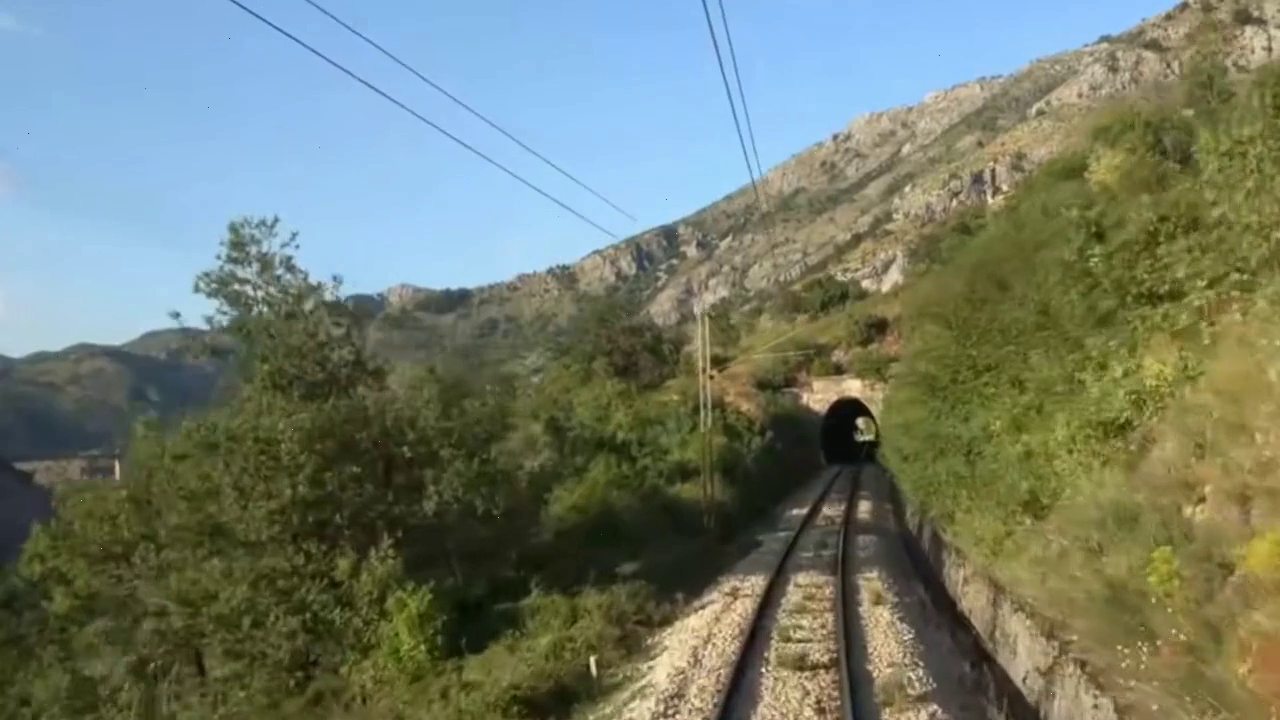
#> input picture frame 10 of partially_scrambled.mp4, 1280 x 720 px, given in place of cab_ride_trimmed.mkv, which was not available
$ python extract_cropped_frames.py
#> lines starting #> are read from the running program, lines starting #| are printed output that depends on the picture; pictures that were not available may be replaced by others from this repository, and a replacement may not be noted
"""
Extract cropped frames from a video.

Takes the center 50% of both x and y dimensions from the first N frames.
"""

import os
import cv2
from tqdm import tqdm

VIDEO_PATH = r"C:\Users\Brock\Documents\code\unscramble_video\cab_ride_trimmed.mkv"
OUTPUT_DIR = r"C:\Users\Brock\Documents\code\unscramble_video\bfs_output\original frames"
NUM_FRAMES = 10_000

os.makedirs(OUTPUT_DIR, exist_ok=True)

cap = cv2.VideoCapture(VIDEO_PATH)
if not cap.isOpened():
    raise RuntimeError(f"Cannot open video: {VIDEO_PATH}")

total = int(cap.get(cv2.CAP_PROP_FRAME_COUNT))
w = int(cap.get(cv2.CAP_PROP_FRAME_WIDTH))
h = int(cap.get(cv2.CAP_PROP_FRAME_HEIGHT))

# Center 50% crop bounds
x0 = w // 4
x1 = x0 + w // 2
y0 = h // 4
y1 = y0 + h // 2

print(f"Video: {w}x{h}, {total} total frames")
print(f"Crop: x=[{x0}:{x1}], y=[{y0}:{y1}] -> {x1-x0}x{y1-y0}")
print(f"Extracting {min(NUM_FRAMES, total)} frames to {OUTPUT_DIR}")

for i in tqdm(range(min(NUM_FRAMES, total)), desc="Extracting"):
    ret, frame = cap.read()
    if not ret:
        print(f"Stopped at frame {i} (read failed)")
        break
    cropped = frame[y0:y1, x0:x1]
    cv2.imwrite(os.path.join(OUTPUT_DIR, f"frame_{i:06d}.png"), cropped)

cap.release()
print("Done!")

$ run again, starting later in the video
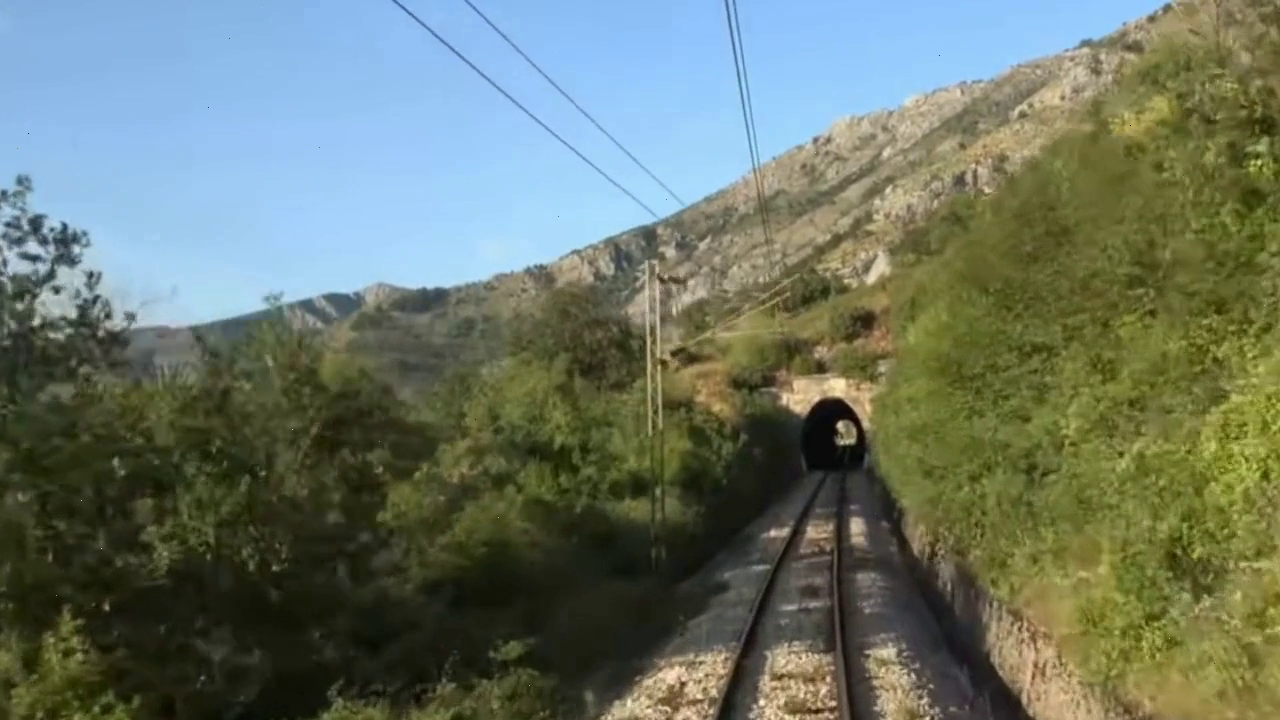
#> input picture frame 45 of partially_scrambled.mp4, 1280 x 720 px, given in place of cab_ride_trimmed.mkv, which was not available

$ run again, starting later in the video
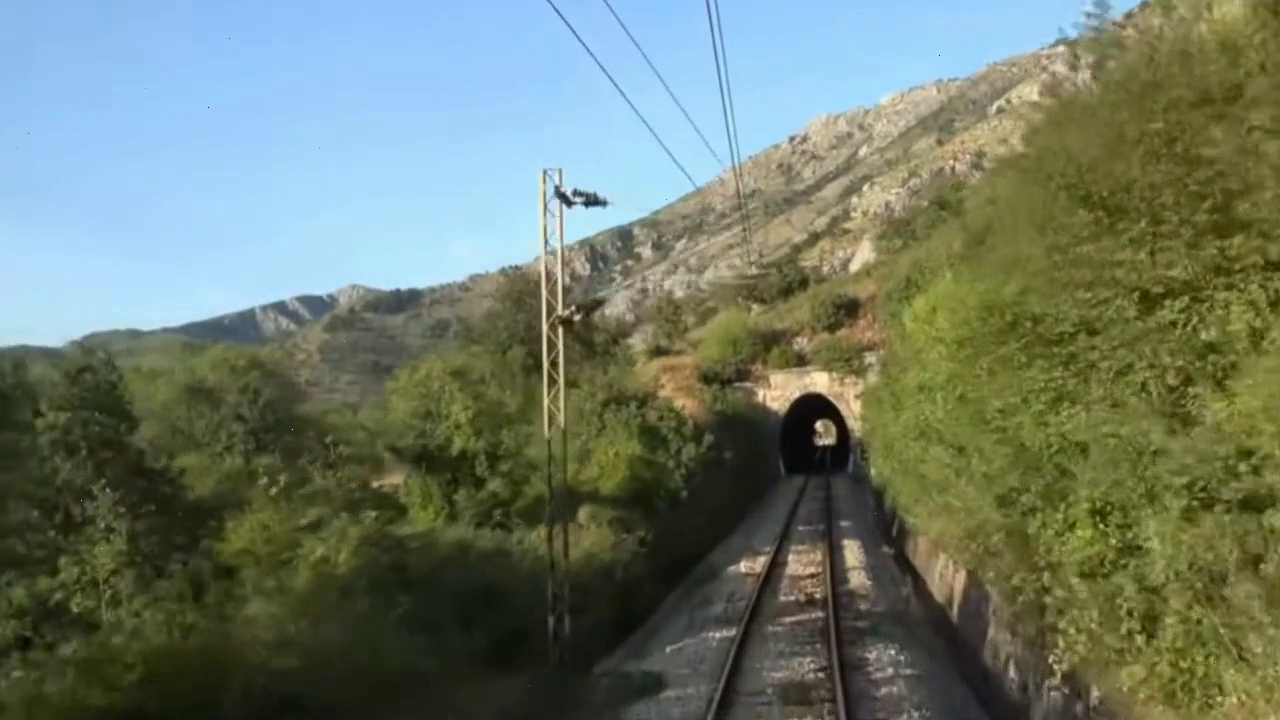
#> input picture frame 80 of partially_scrambled.mp4, 1280 x 720 px, given in place of cab_ride_trimmed.mkv, which was not available
#> the loop `for i in tqdm(range(min(NUM_FRAMES, total)), desc="Extracting"):` made 21 passes
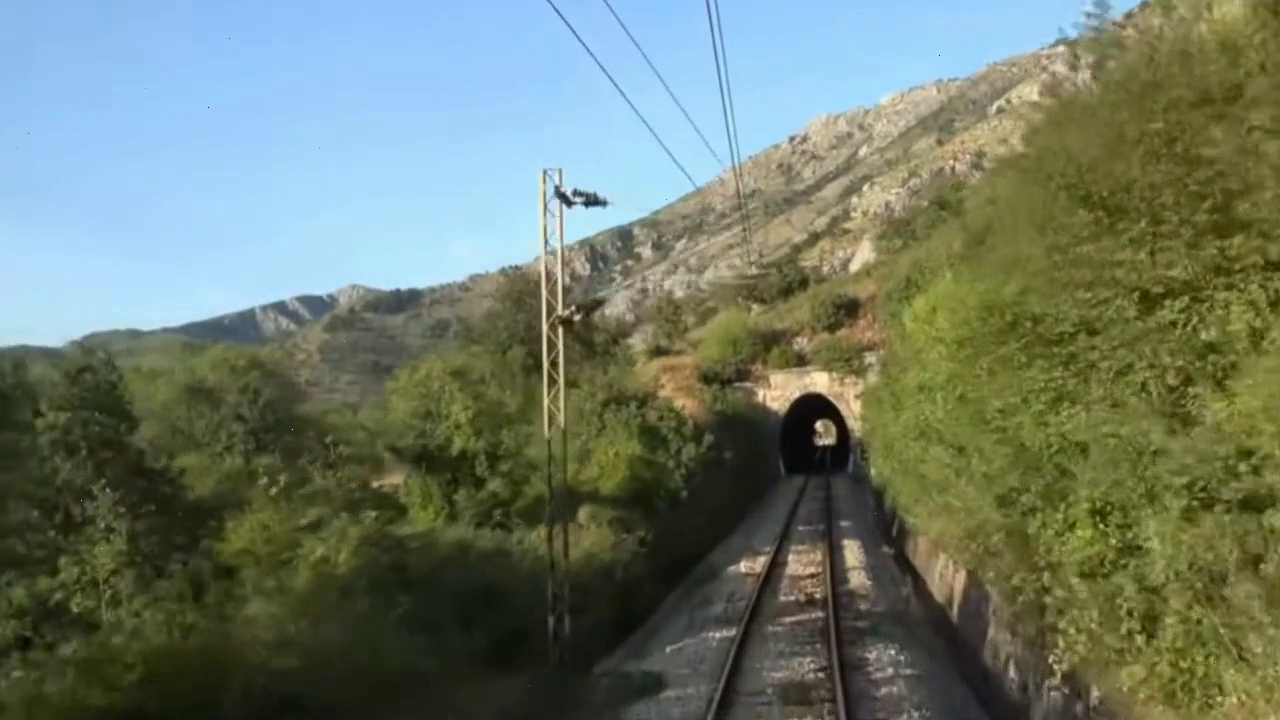
#> input picture frame 80 of partially_scrambled.mp4, 1280 x 720 px, given in place of cab_ride_trimmed.mkv, which was not available
#> pass 1, `cropped = frame[y0:y1, x0:x1]`:
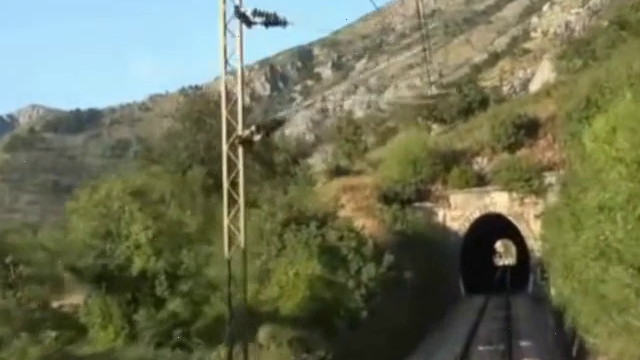
#> cropped: shape (360, 640, 3); mean B, G, R 87.8, 114.9, 110.5
#> pass 3, `cropped = frame[y0:y1, x0:x1]`:
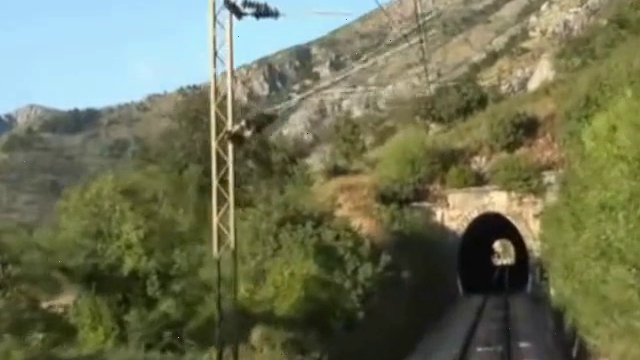
#> cropped: shape (360, 640, 3); mean B, G, R 87.8, 115.4, 111.2
